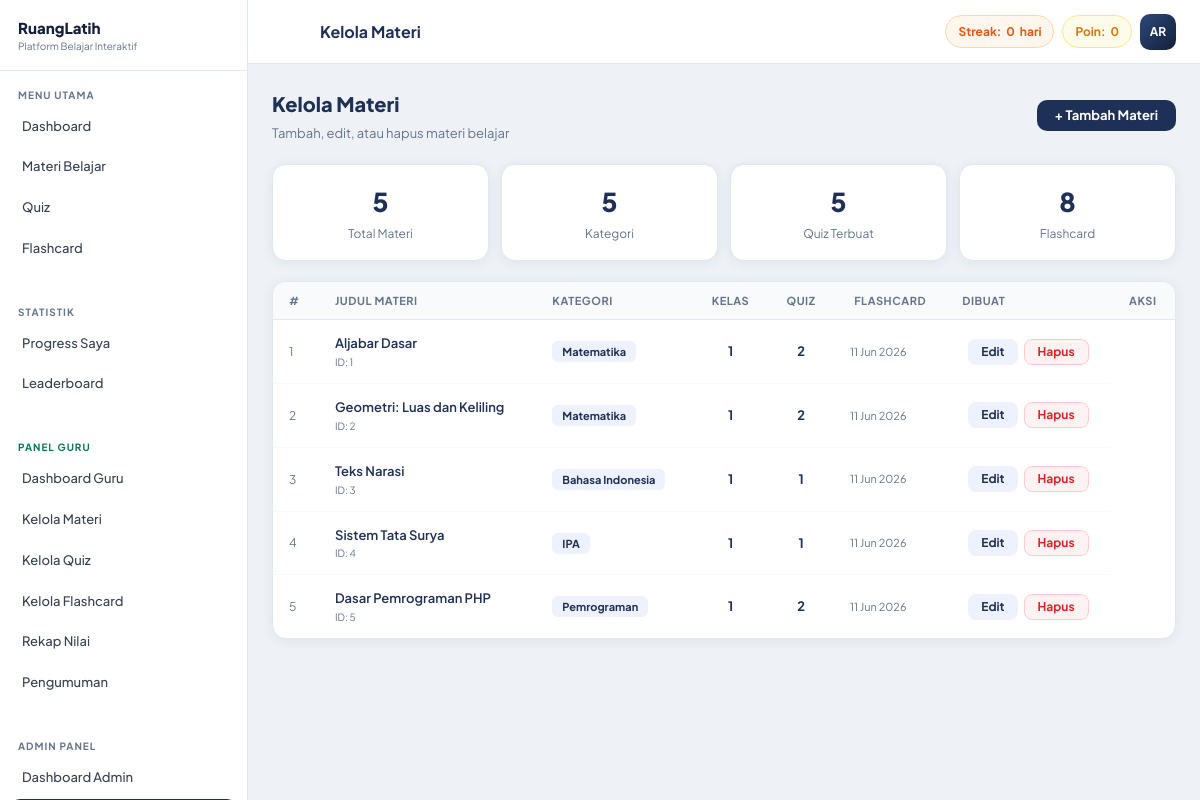
/admin/materi.php (signed in), run on the app's committed database.
### tables this page shows
CREATE TABLE users (
    id          INT AUTO_INCREMENT PRIMARY KEY,
    name        VARCHAR(100) NOT NULL,
    email       VARCHAR(150) UNIQUE NOT NULL,
    password    VARCHAR(255) NOT NULL,
    role        ENUM('user','admin','guru') DEFAULT 'user',
    nisn        VARCHAR(10)  DEFAULT NULL COMMENT '10 digit Nomor Induk Siswa Nasional',
    no_absen    TINYINT UNSIGNED DEFAULT NULL COMMENT 'Nomor absen di kelas',
    kelas       VARCHAR(30)  DEFAULT NULL  COMMENT 'Contoh: X IPA 1, XI RPL 2',
    avatar      VARCHAR(255) DEFAULT NULL,
    total_points INT DEFAULT 0,
    streak      INT DEFAULT 0,
    last_active DATE DEFAULT NULL,
    created_at  TIMESTAMP DEFAULT CURRENT_TIMESTAMP
);

CREATE TABLE materials (
    id          INT AUTO_INCREMENT PRIMARY KEY,
    category_id INT NOT NULL,
    title       VARCHAR(200) NOT NULL,
    content     LONGTEXT NOT NULL,
    kelas       VARCHAR(30)  DEFAULT 'Semua' COMMENT 'Semua | X | XI | XII | X IPA 1 | dst',
    thumbnail   VARCHAR(255) DEFAULT NULL,
    created_at  TIMESTAMP DEFAULT CURRENT_TIMESTAMP,
    FOREIGN KEY (category_id) REFERENCES categories(id) ON DELETE CASCADE
);

CREATE TABLE categories (
    id         INT AUTO_INCREMENT PRIMARY KEY,
    name       VARCHAR(100) NOT NULL,
    icon       VARCHAR(50)  DEFAULT 'books' COMMENT 'Nama ikon Tabler Icons, misal: calculator, microscope',
    color      VARCHAR(50)  DEFAULT 'blue',
    created_at TIMESTAMP DEFAULT CURRENT_TIMESTAMP
);

### includes/functions.php (called while the page is built, shortened)
<?php
function getCurrentUser() {
    $db = getDB(); $id = (int)$_SESSION['user_id'];
    $r  = $db->query("SELECT * FROM users WHERE id=$id LIMIT 1");
    return $r ? $r->fetch_assoc() : null;
}
function getInitials($name) {
    $w=explode(' ',trim($name)); $i='';
    foreach(array_slice($w,0,2) as $word) $i.=strtoupper(substr($word,0,1));
    return $i;
}

### admin/materi.php (the view, shortened to what this page needs)
<?php
require_once __DIR__ . '/../includes/functions.php';
$db   = getDB();
$pageTitle = 'Kelola Materi';
$mats = $db->query("
    SELECT m.*, c.name AS cn, c.icon AS ci, m.kelas AS mkelas,
           (SELECT COUNT(*) FROM quizzes WHERE material_id=m.id) AS qc,
           (SELECT COUNT(*) FROM flashcards WHERE material_id=m.id) AS fc
    FROM materials m
    JOIN categories c ON m.category_id = c.id
    ORDER BY m.created_at DESC
");
$extraHead = '<link href="https://cdn.quilljs.com/1.3.7/quill.snow.css" rel="stylesheet">';
include __DIR__ . '/../includes/header.php';
?>
<div style="display:flex;align-items:center;justify-content:space-between;margin-bottom:20px;flex-wrap:wrap;gap:12px">
    <div>
        <div style="font-size:20px;font-weight:800;color:var(--navy)">Kelola Materi</div>
        <div style="font-size:13px;color:var(--muted);margin-top:3px">Tambah, edit, atau hapus materi belajar</div>
    </div>
    <button onclick="openModal('addModal')" class="btn btn-navy">+ Tambah Materi</button>
</div>
<div style="display:grid;grid-template-columns:repeat(auto-fit,minmax(140px,1fr));gap:12px;margin-bottom:20px">
    <?php
    $totalMat  = $db->query("SELECT COUNT(*) AS c FROM materials")->fetch_assoc()['c'];
    $totalCat  = $db->query("SELECT COUNT(*) AS c FROM categories")->fetch_assoc()['c'];
    $totalQuiz = $db->query("SELECT COUNT(*) AS c FROM quizzes")->fetch_assoc()['c'];
    $totalFC   = $db->query("SELECT COUNT(*) AS c FROM flashcards")->fetch_assoc()['c'];
    ?>
    <div class="card" style="padding:16px;text-align:center">
        <div style="font-size:26px;font-weight:800;color:var(--navy)"><?= $totalMat ?></div>
        <div style="font-size:12px;color:var(--muted);margin-top:2px">Total Materi</div>
    </div>
    <div class="card" style="padding:16px;text-align:center">
        <div style="font-size:26px;font-weight:800;color:var(--navy)"><?= $totalCat ?></div>
        <div style="font-size:12px;color:var(--muted);margin-top:2px">Kategori</div>
    </div>
    <div class="card" style="padding:16px;text-align:center">
        <div style="font-size:26px;font-weight:800;color:var(--navy)"><?= $totalQuiz ?></div>
        <div style="font-size:12px;color:var(--muted);margin-top:2px">Quiz Terbuat</div>
    </div>
    <div class="card" style="padding:16px;text-align:center">
        <div style="font-size:26px;font-weight:800;color:var(--navy)"><?= $totalFC ?></div>
        <div style="font-size:12px;color:var(--muted);margin-top:2px">Flashcard</div>
    </div>
</div>
<div class="card" style="overflow:hidden">
    <div style="overflow-x:auto">
    <table class="data-table">
        <thead>
            <tr>
                <th>#</th>
                <th>Judul Materi</th>
                <th>Kategori</th>
                <th style="text-align:center">Kelas</th><th style="text-align:center">Quiz</th>
                <th style="text-align:center">Flashcard</th>
                <th>Dibuat</th>
                <th style="text-align:center">Aksi</th>
            </tr>
        </thead>
        <tbody>
        <?php $no = 1; $mats->data_seek(0); while ($m = $mats->fetch_assoc()): ?>
        <tr>
            <td style="color:var(--muted);font-size:12px"><?= $no++ ?></td>
            <td>
                <div style="display:flex;align-items:center;gap:10px">
                    <div>
                        <div style="font-weight:600;font-size:13px;color:var(--navy)"><?= htmlspecialchars($m['title']) ?></div>
                        <div style="font-size:10px;color:var(--muted)">ID: <?= $m['id'] ?></div>
                    </div>
                </div>
            </td>
            <td>
                <span style="background:var(--navy-pale);color:var(--navy);font-size:11px;font-weight:700;padding:4px 10px;border-radius:6px">
                    <?= htmlspecialchars($m['cn']) ?>
                </span>
            </td>
            <td style="text-align:center;font-weight:700;color:var(--navy)"><?= $m['qc'] ?></td>
            <td style="text-align:center;font-weight:700;color:var(--navy)"><?= $m['fc'] ?></td>
            <td style="font-size:11px;color:var(--muted)"><?= date('d M Y', strtotime($m['created_at'])) ?></td>
            <td>
                <div style="display:flex;gap:6px;justify-content:center;flex-wrap:wrap">
                    <button
                        onclick='openEditMateri(<?= json_encode([
                            "id"          => $m["id"],
                            "title"       => $m["title"],
                            "content"     => $m["content"],
                            "category_id" => $m["category_id"]
                        ]) ?>)'
                        class="btn btn-sm"
                        style="background:var(--navy-pale);color:var(--navy)">
                        Edit
                    </button>
                    <form method="POST" onsubmit="return confirm('Hapus materi ini? Semua quiz terkait juga akan terhapus.')">
                        <button type="submit" class="btn btn-red btn-sm">Hapus</button>
                    </form>
                </div>
            </td>
        </tr>
        <?php endwhile; ?>
        </tbody>
    </table>
    </div>
</div>
<?php include __DIR__ . '/../includes/footer.php'; ?>

### includes/header.php (shortened to what this page needs)
<!DOCTYPE html>
<html lang="id">
<head>
<link href="https://cdn.jsdelivr.net/npm/@tabler/icons-webfont@2.40.0/tabler-icons.min.css" rel="stylesheet">
<link rel="stylesheet" href="<?= APP_URL ?>/assets/css/custom.css">
<?php if (isset($extraHead)) echo $extraHead; ?>
</head>
<body>
<div class="app-wrap">
<?php include __DIR__ . '/sidebar.php'; ?>
<div class="main-area">
<header class="topbar">
    <div class="topbar-left">
        <button class="topbar-menu-btn" onclick="toggleSidebar()">
        </button>
        <div class="topbar-title"><?= isset($pageTitle) ? htmlspecialchars($pageTitle) : APP_NAME ?></div>
    </div>
    <div class="topbar-right">
        <?php if ($user): ?>
        <div class="topbar-badge topbar-streak">
            Streak: <strong><?= (int)$user['streak'] ?></strong> hari
        </div>
        <div class="topbar-badge topbar-pts">
            Poin: <strong><?= number_format((int)$user['total_points']) ?></strong>
        </div>
        <div class="topbar-avatar" title="<?= htmlspecialchars($user['name']) ?>">
            <?= getInitials($user['name']) ?>
        </div>
        <?php endif; ?>
    </div>
</header>
<main class="page-content">

### assets/css/custom.css (style rules this page uses)
:root { --navy: #1e3055; --navy-dk: #131f3a; --navy-lt: #2d4a7a; --navy-pale: #eef2ff; --gold: #f59e0b; --gold-dk: #d97706; --gold-lt: #fde68a; --gold-pale: #fffbeb; --bg: #eef2f7; --white: #ffffff; --text: #0f172a; --muted: #64748b; --border: #e2e8f0; --r: 14px; --r-lg: 20px; --r-xl: 28px; --shadow: 0 2px 12px rgba(30,48,85,.07); --shadow-lg: 0 8px 32px rgba(30,48,85,.14); --sidebar-w: 248px; --topbar-h: 64px; }
*,:before,:after { box-sizing:border-box;margin:0;padding:0 }
body { font-family:'Plus Jakarta Sans',system-ui,sans-serif;background:var(--bg);color:var(--text);font-size:14px;line-height:1.6;-webkit-font-smoothing:antialiased }
input,select,textarea,button { font-family:inherit }
.app-wrap { display:flex;min-height:100vh }
.main-area { flex:1;display:flex;flex-direction:column;margin-left:var(--sidebar-w);min-width:0;transition:margin .3s }
.topbar { background:var(--white); border-bottom:1px solid var(--border); height:var(--topbar-h);padding:0 24px; display:flex;align-items:center;justify-content:space-between; position:sticky;top:0;z-index:80; flex-shrink:0; }
.topbar-left { display:flex;align-items:center;gap:12px }
.topbar-menu-btn { background:none;border:none;cursor:pointer; width:36px;height:36px;border-radius:9px; display:flex;align-items:center;justify-content:center; font-size:20px;color:var(--muted); transition:background .15s; }
.topbar-title { font-weight:700;font-size:16px;color:var(--navy) }
.topbar-right { display:flex;align-items:center;gap:8px }
.topbar-badge { display:flex;align-items:center;gap:5px; padding:6px 12px;border-radius:99px;font-size:12px;font-weight:700; }
.topbar-streak { background:#fff7ed;color:#ea580c;border:1px solid #fed7aa }
.topbar-pts { background:var(--gold-pale);color:var(--gold-dk);border:1px solid var(--gold-lt) }
.topbar-avatar { width:36px;height:36px;border-radius:10px; background:linear-gradient(135deg,var(--navy-lt),var(--navy-dk)); color:var(--white);font-weight:700;font-size:12px; display:flex;align-items:center;justify-content:center;cursor:pointer; }
.page-content { flex:1;padding:24px;animation:pgFade .25s ease }
.btn { display:inline-flex;align-items:center;gap:7px;padding:9px 18px;border-radius:10px;font-size:13px;font-weight:700;border:none;cursor:pointer;transition:all .15s;line-height:1 }
.btn-navy { background:var(--navy);color:var(--white) }
.btn-red { background:#fef2f2;color:#dc2626;border:1px solid #fecaca }
.btn-sm { padding:6px 13px;font-size:12px;border-radius:8px }
.card { background:var(--white);border-radius:var(--r);border:1px solid var(--border);box-shadow:var(--shadow);overflow:hidden }
.data-table { width:100%;border-collapse:collapse;font-size:13px }
.data-table th { background:#f8fafc;padding:10px 16px;text-align:left;font-size:11px;font-weight:700;color:var(--muted);text-transform:uppercase;letter-spacing:.05em;border-bottom:1px solid var(--border) }
.data-table td { padding:13px 16px;border-bottom:1px solid #f8fafc;vertical-align:middle }
.data-table tbody tr:last-child td { border:none }

### data on the page
users: streak "0", total_points "0", name "AR"
materials: title "Aljabar Dasar", id "1", category.name "Matematika", qc "1", fc "2", created_at "11 Jun 2026"
materials: title "Geometri: Luas dan Keliling", id "2", category.name "Matematika", qc "1", fc "2", created_at "11 Jun 2026"
materials: title "Teks Narasi", id "3", category.name "Bahasa Indonesia", qc "1", fc "1", created_at "11 Jun 2026"
materials: title "Sistem Tata Surya", id "4", category.name "IPA", qc "1", fc "1", created_at "11 Jun 2026"
materials: title "Dasar Pemrograman PHP", id "5", category.name "Pemrograman", qc "1", fc "2", created_at "11 Jun 2026"

### other printed values
$label "Dashboard Materi Belajar Quiz Flashcard Progress Saya Leaderboard Dashboard Guru Kelola Materi Kelola Quiz Kelola Flashcard Rekap Nilai Pengumuman Dashboard Admin"
$pageTitle "Kelola Materi"
$totalMat "5"
$totalCat "5"
$totalQuiz "5"
$totalFC "8"
